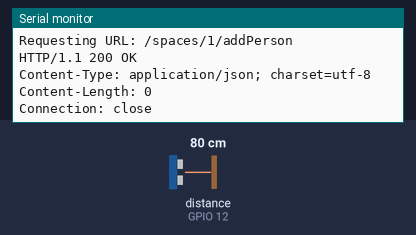
This sketch was run on a simulated ESP8266 (NodeMCU). On the bench: the last lines printed to the serial monitor. Wiring (inferred from the names in the program): ultrasonic range finder: trigger GPIO 13; echo GPIO 12. The test bench sets the inputs (shaded band); at power-on: distance to the obstacle (sensor on GPIO 12) 80 cm. The echo pulse lasts 58.3 µs per cm; WiFi joins after 1.5 s; servers stay silent unless stated; uploads are accepted with an empty reply.

Above: at 2.7 s.
2.8 s: distance to the obstacle (sensor on GPIO 12) set to 2 cm
At 3.8 s:
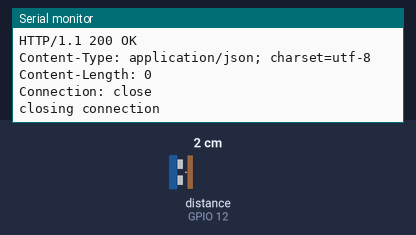
7.9 s: distance to the obstacle (sensor on GPIO 12) set to 4 cm
At 10.23 s:
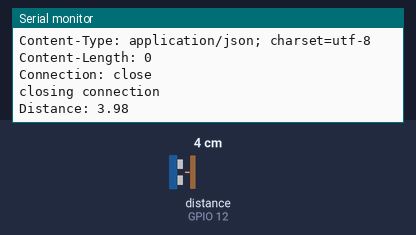
Timing chart, 0 to 11.7 s (numbered marks = the images above; inputs shaded):
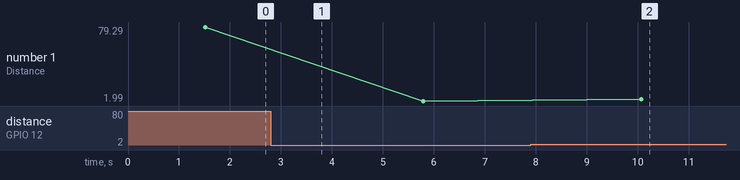

The sketch:

UltrasonicSensorWiFi.ino
```cpp
#include <ESP8266WiFi.h> // Include the WiFi library for the ESP8266

// WiFi network credentials
const char* ssid = "wifi ssid";
const char* password = "wifi password";

// Server details
const char* host = "54.91.151.204";
const int port = 8080; // HTTP port

// Ultrasonic sensor pins
const int trigPin = 13; // Connect your Trig pin to GPIO 13
const int echoPin = 12; // Connect your Echo pin to GPIO 12

void setup() {
  // Initialize serial communication at 115200 baud
  Serial.begin(115200);
  delay(10);

  // Connect to WiFi
  Serial.println();
  Serial.print("Connecting to ");
  Serial.println(ssid);

  WiFi.begin(ssid, password);

  // Wait for the connection to establish
  while (WiFi.status() != WL_CONNECTED) {
    delay(500);
    Serial.print(".");
  }

  Serial.println("");
  Serial.println("WiFi connected");
  Serial.println("IP address: ");
  Serial.println(WiFi.localIP());

  // Set the ultrasonic sensor pins as output and input
  pinMode(trigPin, OUTPUT); // Sets the trigPin as an Output
  pinMode(echoPin, INPUT);  // Sets the echoPin as an Input
}

void loop() {
  // Clear the trigPin
  digitalWrite(trigPin, LOW);
  delayMicroseconds(2);

  // Trigger the ultrasonic sensor by setting the trigPin high for 10 microseconds
  digitalWrite(trigPin, HIGH);
  delayMicroseconds(10);
  digitalWrite(trigPin, LOW);

  // Read the echoPin to get the duration of the pulse
  long duration = pulseIn(echoPin, HIGH);

  // Calculate the distance based on the duration
  float distance = duration * 0.034 / 2;

  // Print the distance to the Serial Monitor
  Serial.print("Distance: ");
  Serial.println(distance);

  // If the distance is less than the threshold, send data to the server
  if (distance < 90) { //
    // Create a WiFi client
    WiFiClient client;
    if (!client.connect(host, port)) {
      Serial.println("connection failed");
      return;
    }

    // Define the URL for the GET request
    String url = "/spaces/1/addPerson"; // Change this to your API endpoint

    Serial.print("Requesting URL: ");
    Serial.println(url);

    // Send the GET request to the server
    client.print(String("GET ") + url + " HTTP/1.1\r\n" +
                 "Host: " + host + "\r\n" +
                 "Connection: close\r\n\r\n");
    delay(10);

    // Read and print the server's response
    while (client.available()) {
      String line = client.readStringUntil('\r');
      Serial.print(line);
    }

    Serial.println();
    Serial.println("closing connection");

    // Wait for 3 seconds before the next detection
    delay(3000);
  }
}
```

Measured:
- after the input at 7.9 s, the serial monitor: prints a new line after 2.2 s (image 2)
- plotted number 1: 79.29 → 1.99 after the input at 2.8 s, 1.99 → 3.98 after the input at 7.9 s
